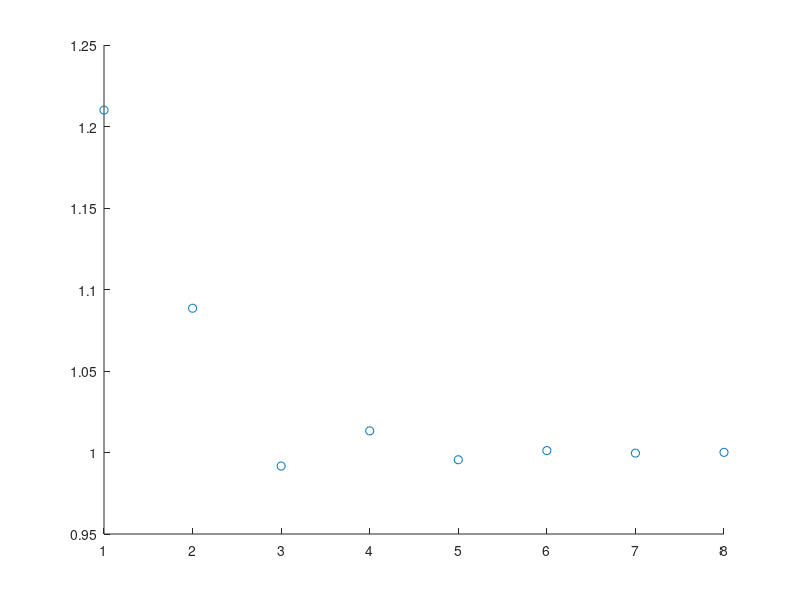

Here is the MATLAB script that generated this plot: (Note: this script raises an error after producing the figure.)
function plotVariance()
% samples are generated from standard normal distribution in powers of 10.
% Maximum power considered is 8.
maxPower = 8;
% creating 1-d vector of X and Y coordinates with size = maxPower.
X = zeros(1,maxPower);
Y = zeros(1,maxPower);
for i = 1:maxPower
    % no. of samples = 10^i
    numSamples = power(10,i)
    % first randomly generate the samples and calculate its variance by  
    % inbuilt var function
    m = var(randn(1,numSamples));
    % x coordinate will be the ith index and y coordinate the mean.
    X(1,i) = i;
    Y(1,i) = m;
end
% plot the graph.
ax = subplot(1,1,1);
ylim(ax,[0,1]);
scatter(ax,X,Y);
refline(ax,[0,1]);